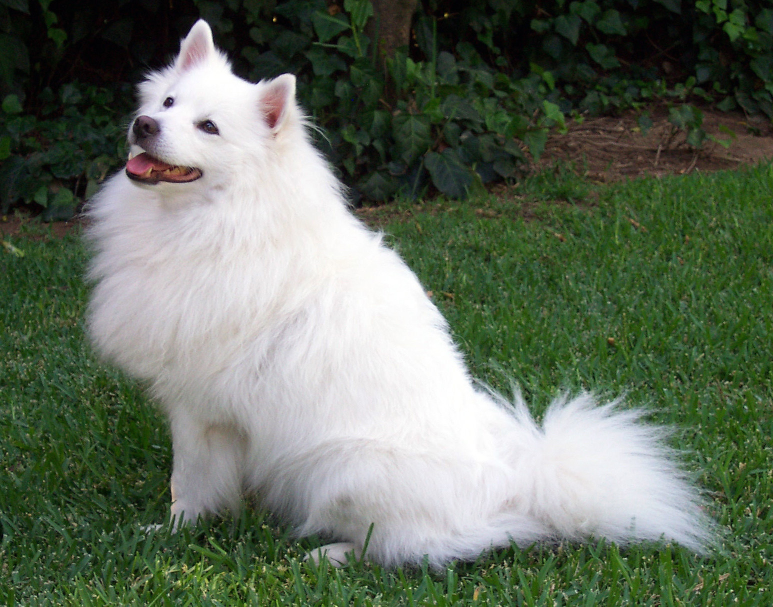
#> input picture Presentation2/figures/dino-crops/dog.jpg, 1546 x 1213 px (shown at 1/2 size)
$ python prepare_assets.py
#> lines starting #> are read from the running program, lines starting #| are printed output that depends on the picture
"""Prepare the explicit crop/resolution examples; no model inference is performed."""
from pathlib import Path
from PIL import Image


def main() -> None:
    root = Path(__file__).resolve().parent
    with Image.open(root / 'dog.jpg') as source:
#> source is the input picture: PIL image 1546x1213 RGB; mean R, G, B 99.1, 110, 93.8
        crops: dict[str, tuple[int, int, int, int]] = {
            'global-a': (0, 0, 1213, 1213),
            'local-a': (220, 70, 640, 490),
        }
        for name, bounds in crops.items():
            size = 112 if name.startswith('local') else 256
            source.crop(bounds).resize((size, size), Image.Resampling.BICUBIC).save(root / f'{name}.png')
#> this loop made 2 passes
#> pass 1, in main, `source.crop(bounds).resize((size, size), Image.Resampling.BICUBIC).sav..`:
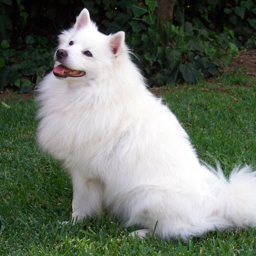
#> saved as global-a.png: PIL image 256x256 RGB; mean R, G, B 108.4, 117.1, 104.3
#> pass 2, in main, `source.crop(bounds).resize((size, size), Image.Resampling.BICUBIC).sav..`:
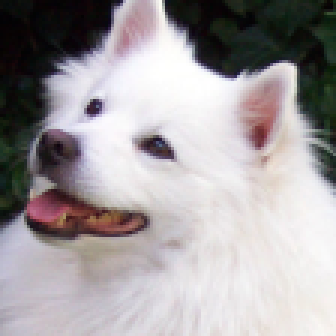
#> saved as local-a.png: PIL image 112x112 RGB (shown 3 times larger); mean R, G, B 163.3, 158.2, 160.3
        source.crop(crops['global-a']).resize((512, 512), Image.Resampling.BICUBIC).save(root / 'global-a-hires.png')
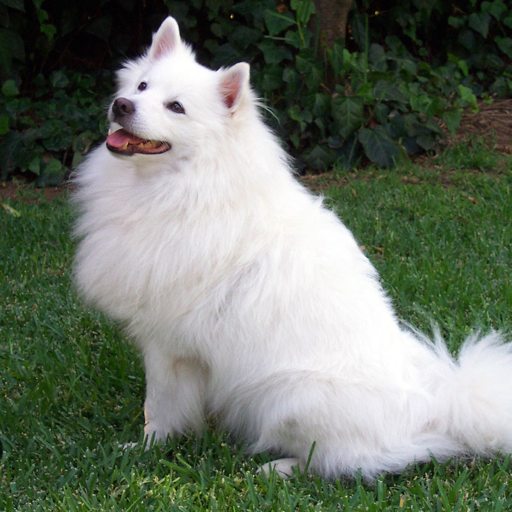
#> saved as global-a-hires.png: PIL image 512x512 RGB; mean R, G, B 108.4, 117.1, 104.3


if __name__ == '__main__':
    main()
